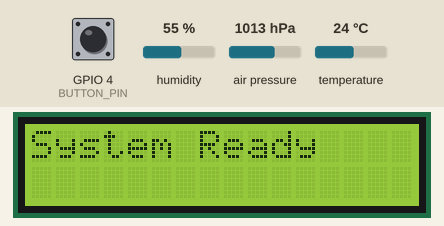
This program was run on a simulated ESP32. Parts: 16×2 character LCD. Inputs (shaded band) come from the test bench; at power-on: GPIO 4 (BUTTON_PIN) HIGH, humidity 55 %, air pressure 1013 hPa, temperature 24 °C. What the program prints to the serial monitor is not drawn.

Above: at 2.1 s.
At 5.2 s:
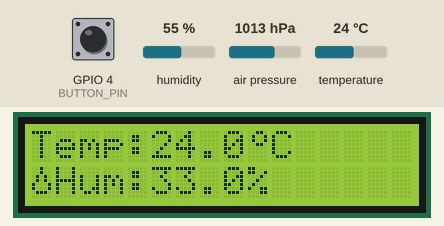
5.3 s: GPIO 4 (BUTTON_PIN) pulled LOW for 0.15 s
At 6.0 s:
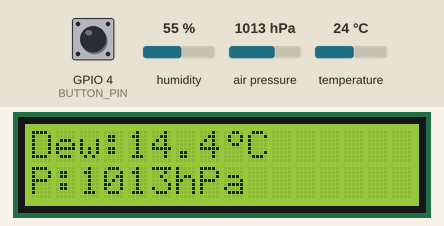
7.2 s: GPIO 4 (BUTTON_PIN) pulled LOW for 1 s
At 8.1 s:
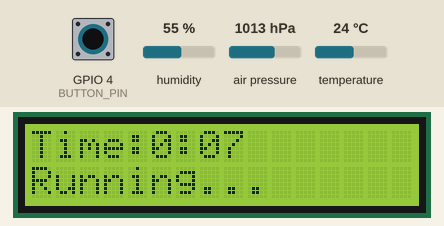
11.3 s: GPIO 4 (BUTTON_PIN) pulled LOW for 0.15 s
At 11.8 s:
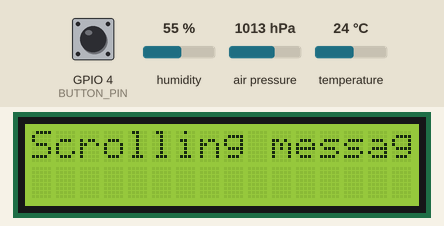

Measured:
- after the input at 5.3 s, the display: first changes after 0.05 s (image 2 shows a later state)
- after the input at 7.2 s, the display: first changes after 0.05 s (image 3 shows a later state)
- after the input at 11.3 s, the display: first changes after 0.05 s (image 4 shows a later state)
- what the display in image 0 shows lasts 2.0 s, from 2.1 s to 4.1 s
- what the display in image 4 shows lasts 0.5 s, from 11.5 s to 12.0 s

The program:

main.cpp
```cpp
#include <Arduino.h>
#include <Wire.h>
#include <LiquidCrystal_I2C.h>
#include <Adafruit_Sensor.h>
#include <Adafruit_BME280.h>

#define LCD_ADDRESS 0x27
#define LCD_COLUMNS 16
#define LCD_ROWS 2
#define BUTTON_PIN 4

LiquidCrystal_I2C lcd(LCD_ADDRESS, LCD_COLUMNS, LCD_ROWS);
Adafruit_BME280 bme;

int menuIndex = 0;
unsigned long lastUpdate = 0;

byte degreeSymbol[8] = {
  B00110,
  B01001,
  B01001,
  B00110,
  B00000,
  B00000,
  B00000,
  B00000
};

byte dropSymbol[8] = {
  B00100,
  B00100,
  B01010,
  B01010,
  B10001,
  B10001,
  B01110,
  B00000
};

void setup() {
    Serial.begin(115200);
    delay(2000); // Allow time for Serial to initialize

    Serial.println("System ready. Initializing...");
    Wire.begin(21, 22);
    pinMode(BUTTON_PIN, INPUT_PULLUP);

    bme.begin(0x76);

    lcd.init();
    lcd.backlight();
    lcd.createChar(0, degreeSymbol);
    lcd.createChar(1, dropSymbol);

    lcd.setCursor(0, 0);
    lcd.print("System Ready");
    delay(2000);
}

float humBuffer[5] = {0};
int humIndex = 0;

float smoothHumidity(float newValue) {
    humBuffer[humIndex] = newValue;
    humIndex = (humIndex + 1) % 5;

    float sum = 0;
    for (int i = 0; i < 5; i++) {
        sum += humBuffer[i];
    }
    return sum / 5;
}
// ---------- SCREEN 1 ----------
void displayTempHum() {
    float temp = bme.readTemperature();
    float hum = smoothHumidity(bme.readHumidity());

    static float lastHum = -100;

    if (abs(hum - lastHum) > 0.2) {
        lastHum = hum;
    }

    lcd.setCursor(0, 0);
    lcd.print("Temp:");
    lcd.print(temp, 1);
    lcd.write(byte(0));
    lcd.print("C   ");

    lcd.setCursor(0, 1);
    lcd.write(byte(1));
    lcd.print("Hum:");
    lcd.print(lastHum, 1);
    lcd.print("%   ");
}

// ---------- SCREEN 2 ----------
float calculateDewPoint(float t, float h) {
    float a = 17.27;
    float b = 237.7;
    float alpha = ((a * t) / (b + t)) + log(h / 100.0);
    return (b * alpha) / (a - alpha);
}

void displayDewPressure() {
    float temp = bme.readTemperature();
    float hum = bme.readHumidity();
    float pressure = bme.readPressure() / 100.0F;

    float dew = calculateDewPoint(temp, hum);

    lcd.setCursor(0, 0);
    lcd.print("Dew:");
    lcd.print(dew, 1);
    lcd.write(byte(0));
    lcd.print("C   ");

    lcd.setCursor(0, 1);
    lcd.print("P:");
    lcd.print(pressure, 0);
    lcd.print("hPa   ");
}

// ---------- SCREEN 3 ----------
void displayClock() {
    unsigned long sec = millis() / 1000;
    int min = sec / 60;
    int s = sec % 60;

    lcd.setCursor(0, 0);
    lcd.print("Time:");
    lcd.print(min);
    lcd.print(":");
    if (s < 10) lcd.print("0");
    lcd.print(s);

    lcd.setCursor(0, 1);
    lcd.print("Running...   ");
}

// ---------- SCREEN 4 ----------
void scrollText(String text) {
    static int index = 0;
    static unsigned long lastUpdate = 0;

    if (millis() - lastUpdate > 300) {
        lcd.setCursor(0, 0);
        lcd.print(text.substring(index, index + 16));
        lcd.print("   ");

        index++;
        if (index > text.length()) index = 0;

        lastUpdate = millis();
    }
}

// ---------- LOOP ----------
void loop() {

    // Button
    static bool lastButtonState = HIGH;
    static bool buttonState = HIGH;
    static unsigned long lastDebounceTime = 0;
    const unsigned long debounceDelay = 50;

    bool reading = digitalRead(BUTTON_PIN);

    // If button changed, reset debounce timer
    if (reading != lastButtonState) {
        lastDebounceTime = millis();
    }

    // If stable for long enough
    if ((millis() - lastDebounceTime) > debounceDelay) {
        if (reading != buttonState) {
            buttonState = reading;

            // Detect press (HIGH → LOW)
           if (buttonState == LOW) {
               menuIndex++;
               Serial.println(menuIndex); // DEBUG
            }
        }
    }

    lastButtonState = reading;

    int currentScreen = menuIndex % 4;

    // Clear only when screen changes
    static int lastMenuIndex = -1;
    if (currentScreen != lastMenuIndex) {
        lcd.clear();
        lastMenuIndex = currentScreen;
    }

    if (millis() - lastUpdate > 500) {

       switch (currentScreen) {
         case 0:
            displayTempHum();
            break;
         case 1:
            displayDewPressure();
            break;
         case 2:
            displayClock();
            break;
         case 3:
            scrollText("Scrolling message demo...");
            break;
        }
       lastUpdate = millis();
    }
}
```
